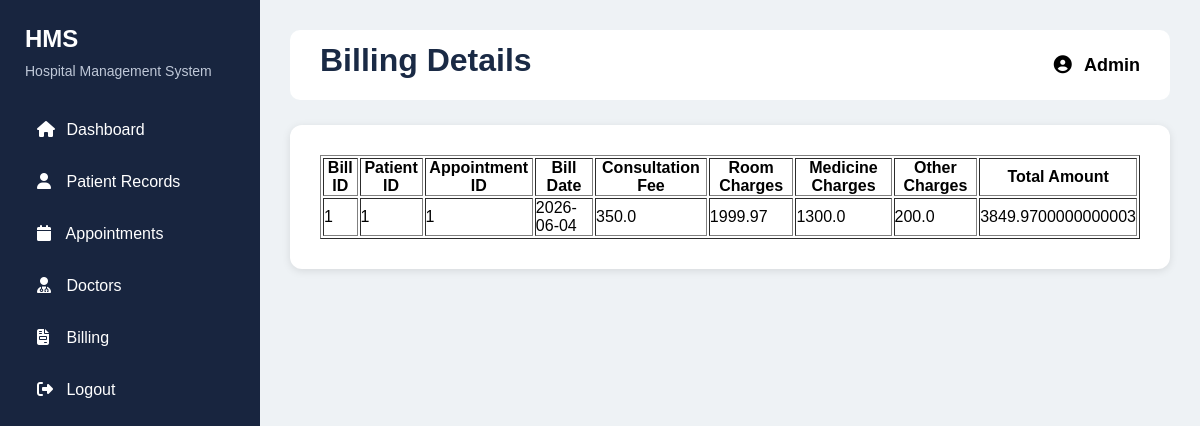
The app's page /view_bill with its own data.
### tables this page shows
CREATE TABLE billings(
        b_id INTEGER PRIMARY KEY AUTOINCREMENT, p_id INTEGER,
        app_id INTEGER, bill_date DATE,cons_fee REAL,
        room REAL,medicine REAL,other REAL);

### app.py (the view)
@app.route('/view_bill')
def view_bill():
    conn = sqlite3.connect('hospital.db')
    conn.row_factory = sqlite3.Row
    cursor = conn.cursor()
    cursor.execute("SELECT * FROM billings")
    bills = cursor.fetchall()
    conn.close()
    return render_template('admin.view_bills.html', bills=bills)

### templates/admin.view_bills.html (shortened to what this page needs)
<!DOCTYPE html>
<html lang="en">
<head>
    <link rel="stylesheet"
          href="https://cdnjs.cloudflare.com/ajax/libs/font-awesome/6.5.1/css/all.min.css">
    <link rel="stylesheet" href="{{url_for('static',filename='page.css')}}">
</head>
<body>
    <div class="main">
        <div class="sidebar">
            <div class="logo">
                <h2>HMS</h2>
                <p>Hospital Management System</p>
            </div>
            <div class="menu">
                <a href="/admin">
                    <i class="fa-solid fa-house"></i>
                    Dashboard
                </a>
                <a href="/viewpatients">
                    <i class="fa-solid fa-user"></i>
                    Patient Records
                </a>
                <a href="/viewappointments">
                    <i class="fa-solid fa-calendar"></i>
                    Appointments
                </a>
                <a href="/view_doc">
                    <i class="fa-solid fa-user-doctor"></i>
                    Doctors
                </a>
                <a href="/view_bill">
                    <i class="fa-solid fa-file-invoice"></i>
                    Billing
                </a>
                 <a href="/">
                   <i class="fa-solid fa-right-from-bracket"></i>
                Logout
                </a>
            </div>
        </div>
        <div class="content">
            <div class="topbar">
                <h1 class="page-title">Billing Details</h1>
                <div class="profile">
                    <i class="fa-solid fa-user-circle"></i>
                    Admin
                </div>
            </div>
             <div class="card">
            <table border="1">
                <tr>
                    <th>Bill ID</th>
                    <th>Patient ID</th>
                    <th>Appointment ID</th>
                    <th>Bill Date</th>
                    <th>Consultation Fee</th>
                    <th>Room Charges</th>
                    <th>Medicine Charges</th>
                    <th>Other Charges</th>
                    <th>Total Amount</th>
                </tr>
                {% for bill in bills %}
                <tr>
                    <td>{{ bill['b_id'] }}</td>
                    <td>{{ bill['p_id'] }}</td>
                    <td>{{ bill['app_id'] }}</td>
                    <td>{{ bill['bill_date'] }}</td>
                    <td>{{ bill['cons_fee'] }}</td>
                    <td>{{ bill['room'] }}</td>
                    <td>{{ bill['medicine'] }}</td>
                    <td>{{ bill['other'] }}</td>
                    <td>
                        {{ bill['cons_fee'] + bill['room'] + bill['medicine'] + bill['other'] }}
                    </td>
                </tr>
                {% endfor %}
            </table>
            </div>
        </div>
    </div>
</body>
</html>

### static/page.css (style rules this page uses)
* { margin:0; padding: 0; box-sizing: border-box; font-family: Arial, sans-serif; }
body { background: #eef2f5; }
.main { display: flex; min-height: 100vh; }
.sidebar { width: 260px; background: #18253f; color: white; padding: 25px; }
.logo h2 { margin-bottom: 10px; }
.logo p { color: #bfc8d8; font-size: 14px; margin-bottom: 30px; }
.menu a { display: block; color: white; text-decoration: none; padding: 12px; margin-bottom: 10px; border-radius: 8px; transition: 0.3s; }
.menu i { width: 25px; }
.content { flex: 1; padding: 30px; }
.topbar { height: 70px; background: white; border-radius: 10px; display: flex; justify-content: space-between; align-items: center; padding: 0 30px; margin-bottom: 25px; }
.profile { font-size: 18px; font-weight: bold; }
.profile i { margin-right: 8px; }
.page-title { color: #1a2a45; margin-bottom: 10px; }
.card { background: white; padding: 30px; border-radius: 12px; box-shadow: 0 2px 8px rgba(0,0,0,0.1); }

### records on screen
billings: b_id "1", p_id "1", app_id "1", bill_date "2026-06-04", cons_fee "350.0", room "1999.97", medicine "1300.0", other "200.0", cons_fee+room+medicine "3849.9700000000003"
